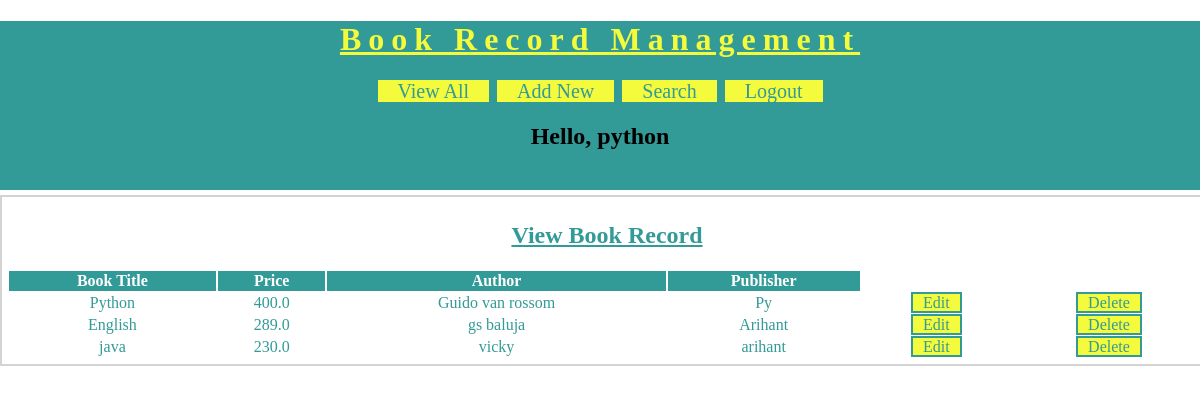
Screenshot of /BRMapp/view-books (signed in) with the database file from the repository.
### BRMapp/models.py (models this page shows)
class Book(models.Model):
    title=models.CharField(max_length=100)
    price=models.FloatField()
    author=models.CharField(max_length=100)
    publisher=models.CharField(max_length=100)

### BRMapp/views.py (the view)
# urls.py: url('view-books',views.viewBooks),
@login_required(login_url='/BRMapp/login/')
def viewBooks(request):
    books=models.Book.objects.all()
    username=request.session['username']
    res=render(request,'BRMapp/view_book.html',{'books':books,'username':username})
    return res

### templates/BRMapp/view_book.html (shortened to what this page needs)
<!DOCTYPE html>
{% load static %}
<html lang="en" dir="ltr">
  <head>
    <link rel="stylesheet" href="{% static 'css/BRMstyle.css' %}">
  </head>
  <body>
    <div id="header">
      <h1>Book Record Management</h1>
      <div id="nav">
        <a href="/BRMapp/view-books">View All</a>
        <a href="/BRMapp/new-book">Add New</a>
        <a href="/BRMapp/search-book">Search</a>
        <a href="/BRMapp/logout">Logout</a>
      </div>
       <h2>Hello, {{username}}</h2>
    </div>
    <div id="main">
      <h2 class="book">View Book Record</h2>
      <table>
        <thead>
          <th>Book Title</th>
            <th>Price</th>
              <th>Author</th>
                <th>Publisher</th>
        </thead>
        {% for book in books %}
        <tr>
          <td>{{book.title}}</td>
          <td>{{book.price}}</td>
          <td>{{book.author}}</td>
          <td>{{book.publisher}}</td>
          <td><a class="btn" href="/BRMapp/edit-book?bookid={{book.id}}">Edit</a></td>
          <td><a class="btn" href="/BRMapp/delete-book?bookid={{book.id}}">Delete</a></td>
        </tr>
        {% endfor %}
      </table>
    </div>
  </body>
</html>

### static/css/BRMstyle.css (style rules this page uses)
body { background-color:white; margin:0px 0px 0px; font-family: "calibri"; }
#header { background-color:#329A97; padding-bottom: 20px; text-align: center; }
#header h1 { text-align: center; color: #F4FA3C; letter-spacing: 7px; text-decoration:underline; }
#nav { width:60%; margin: auto; }
#nav a { background-color: #F4FA3C; width: 150px; border: solid 2px #329A97; font-size: 20px; text-decoration:none; color: #329A97; padding-left: 20px; padding-right: 20px; }
#main { margin:auto; border: solid 2px lightgray; width: 100%; padding: 5px; margin-top: 5px; }
#main form,#main h2 { text-align: center; }
.book { text-decoration: underline; color: #329A97; }
#main table { width: 100%; text-align: center; color: #329A97; }
#main table th { background-color: #329A97; color: white; }
.btn { background-color:#F4FA3C; width: 150px; border: solid 2px #329A97; font-style: 18px; text-decoration: none; color: #329A97; padding-left: 10px; padding-right: 10px; }

### rows the page displays
Book: title "Python", price "400.0", author "Guido van rossom", publisher "Py"
Book: title "English", price "289.0", author "gs baluja", publisher "Arihant"
Book: title "java", price "230.0", author "vicky", publisher "arihant"

### other values shown
{{ username }} "python"
